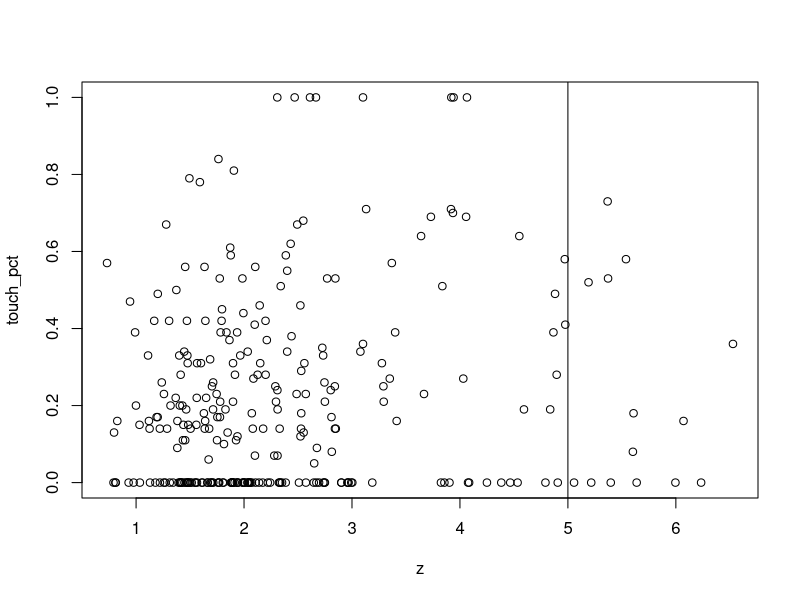
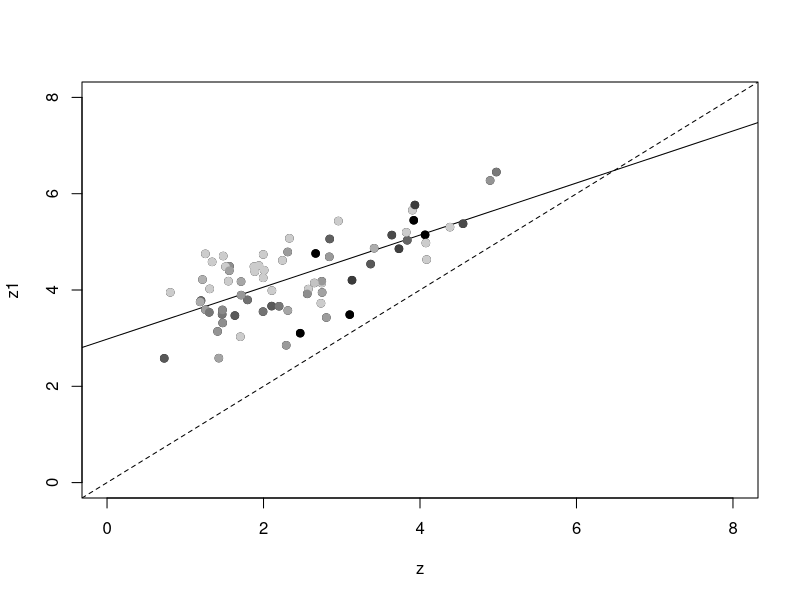
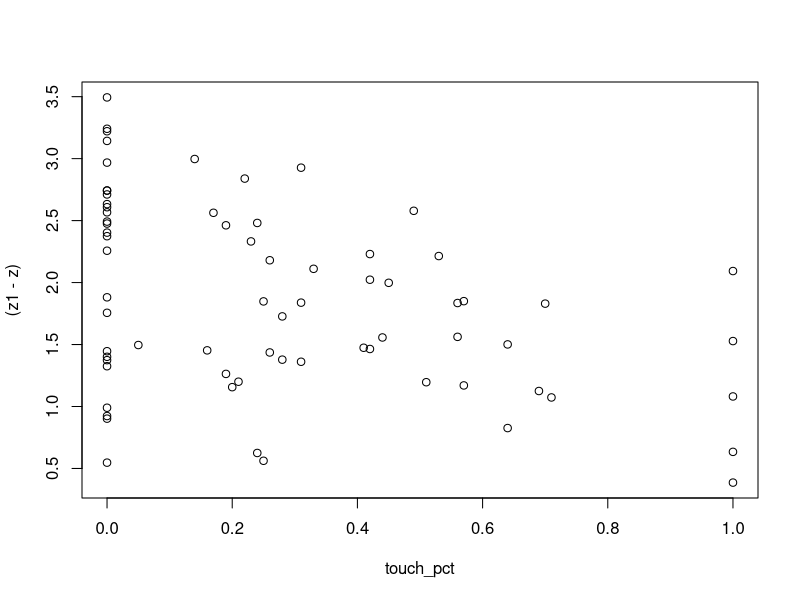
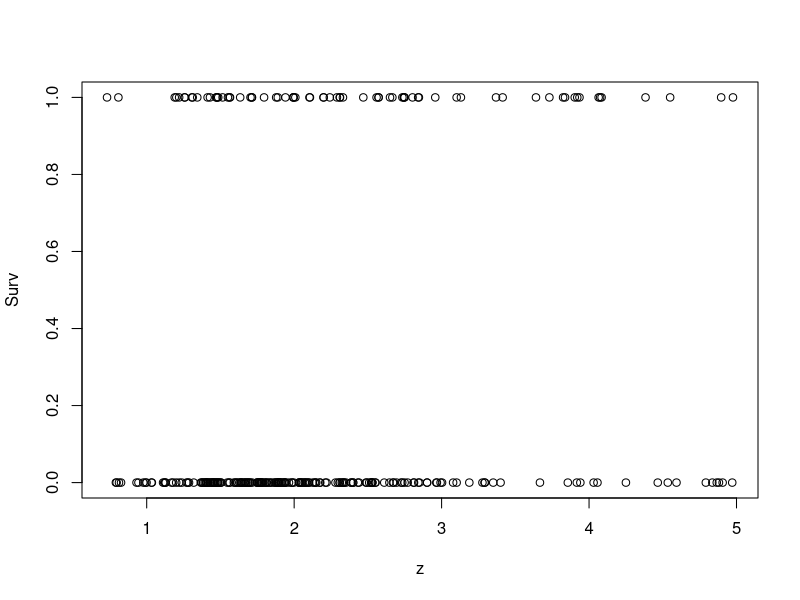
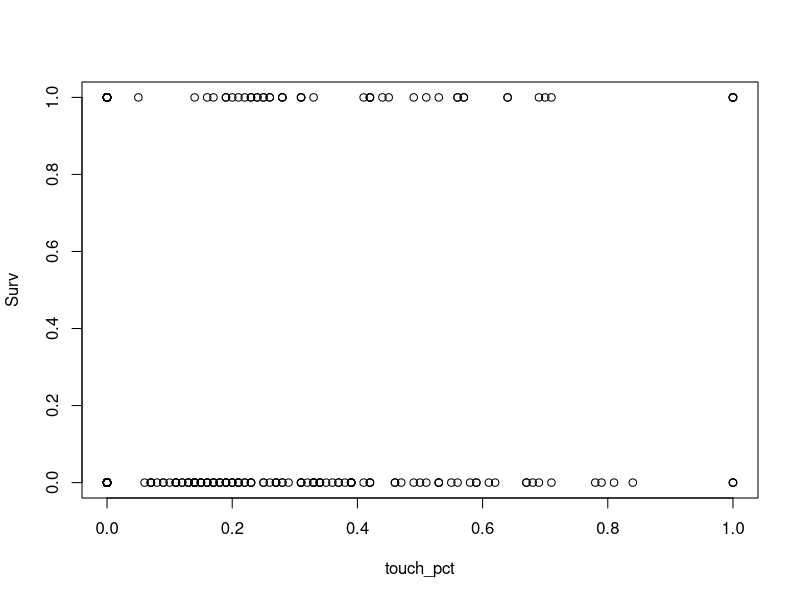

The R source for these figures, in order:
### Will King
### Ch 3 - population model for B. glandula, IPM
### data from field survey of barnacles after 1 year (Jun 2017 - May 2018)

# ---- load data and packages ----

library(lme4)
library(car)

photos <- read.csv('ch3_field-photos.csv', header = T)






# ---- adjust photos dataset ----

### remove unwanted rows ###
photos2 <- photos[photos$died_yn != '', ] # without survival data
photos3 <- photos2[photos2$exclude != 'exclude', ] # rows marked exclude


### calculate percent touch ###
photos3$touch_pct <- round(photos3$touch_raw/360, digits = 2)


### add column for survival ###
# mortality: Y = died, N = lived
# survival: 0 = died, 1 = lived
photos3$Surv <- ''
photos3$Surv[photos3$died_yn == 'N'] <- 1
photos3$Surv[photos3$died_yn == 'Y'] <- 0

# ---- make datasets for IPM ----

### associated information
dat <- as.data.frame(photos3[ , c('site'
                                  , 'subsite'
                                  , 'density_trt'
                                  , 'individual_id'
                                  , 'touch_pct'
                                  , 'touch_spp'
                                  , 'day_elapsed'
)
]
)

### initial size, survival, final size
dat$z <- photos3$operc_length_initial_mm
dat$Surv <- photos3$Surv
dat$z1 <- photos3$operc_length_final_mm

### reproduction
# if survival = 0, reprod and offspring should have NA
# fill in reprod and offspring using regressions from 2017 field data

# reproduced? 0/1
dat$Reprod <- ''
dat$Reprod[dat$Surv == 0] <- NA

# fecundity metric
dat$Offspring <- ''
dat$Offspring[dat$Surv == 0] <- NA

# ---- adjust data: truncate for size, remove touching mostly Balanus ----

## remove data for Balanus touching mostly Chthamalus 
dat <- dat[dat$touch_spp != 'C', ]


## response surface
plot(touch_pct ~ z
     , data = dat
)
abline(v = 5)

# limit data to initial operc size < 5
dat <- dat[dat$z < 5, ]


# make column for colors, based on touch
colPal <- colorRampPalette(c('gray80','black'))
# darker means more touch (lightest gray is touch = 0, black is touch = 1)
dat$colors <- colPal(100)[as.numeric(cut(dat$touch_pct,breaks = 100))]

# ---- explore data ----

### general data structure
str(dat)  
summary(dat)


### growth
plot(z1 ~ z
     , data = dat
     , xlim = c(0, 8)
     , ylim = c(0, 8)
     )
abline(a = 0, b = 1, lty = 2)
abline(lm(z1 ~ z, data = dat))

# color points by touch
points(z1 ~ z
       , data = dat
       , pch = 19
       , col = dat$colors
)


# # spp competition?
# points(z1 ~ z
#        , data = dat[dat$touch_spp == '', ]
#        , col = 'black'
# )
# points(z1 ~ z
#        , data = dat[dat$touch_spp == 'B', ]
#        , col = 'green'
# )
# # points(z1 ~ z
# #        , data = dat[dat$touch_spp == 'C', ]
# #        , col = 'orange'
# # )

# growth ~ touch
plot((z1-z)~ touch_pct
     , data = dat
)
# points((z1-z)~ touch_pct
#        , data = dat[dat$touch_spp == '', ]
#        , col = 'black'
# )
# points((z1-z)~ touch_pct
#        , data = dat[dat$touch_spp == 'B', ]
#        , col = 'green'
# )
# points((z1-z)~ touch_pct
#        , data = dat[dat$touch_spp == 'C', ]
#        , col = 'orange'
# )

### survival
plot(Surv ~ z
     , data = dat
)

plot(Surv ~ touch_pct
     , data = dat
)
  
# ---- analyze: growth ----

### determine random structure

# no random intercept or slope
growth.1 <- lm(z1 ~ z * touch_pct
             , data = dat
)

# random intercept for subsite only
growth.2 <- lmer(z1 ~ z * touch_pct
                 + (1 | subsite)
                 , data = dat
)

# random intercept and slope for initial size
growth.3 <- lmer(z1 ~ z * touch_pct
                 + (1 + z | subsite)
                 , data = dat
)

# random intercept and slope for touch
growth.4 <- lmer(z1 ~ z * touch_pct
                 + (1 + touch_pct | subsite)
                 , data = dat
)

# random intercept for subsite nested in site
growth.5 <- lmer(z1 ~ z * touch_pct
                 + (1 | site/subsite)
                 , data = dat
)

# random nested interecept and slope for size 
growth.6 <- lmer(z1 ~ z * touch_pct
                 + (1 + z | site/subsite)
                 , data = dat
)

# random nested interecept and slope for touch
growth.7 <- lmer(z1 ~ z * touch_pct
                 + (1 + touch_pct | site/subsite)
                 , data = dat
)

# compare random structure models
AIC(growth.1
    , growth.2
    , growth.3
    , growth.4
    , growth.5
    , growth.6
    , growth.7
) # prefe growth.1
BIC(growth.1
    , growth.2
    , growth.3
    , growth.4
    , growth.5
    , growth.6
    , growth.7
) # prefer growth.1


### determine fixed structure
summary(growth.1)
Anova(growth.1)
